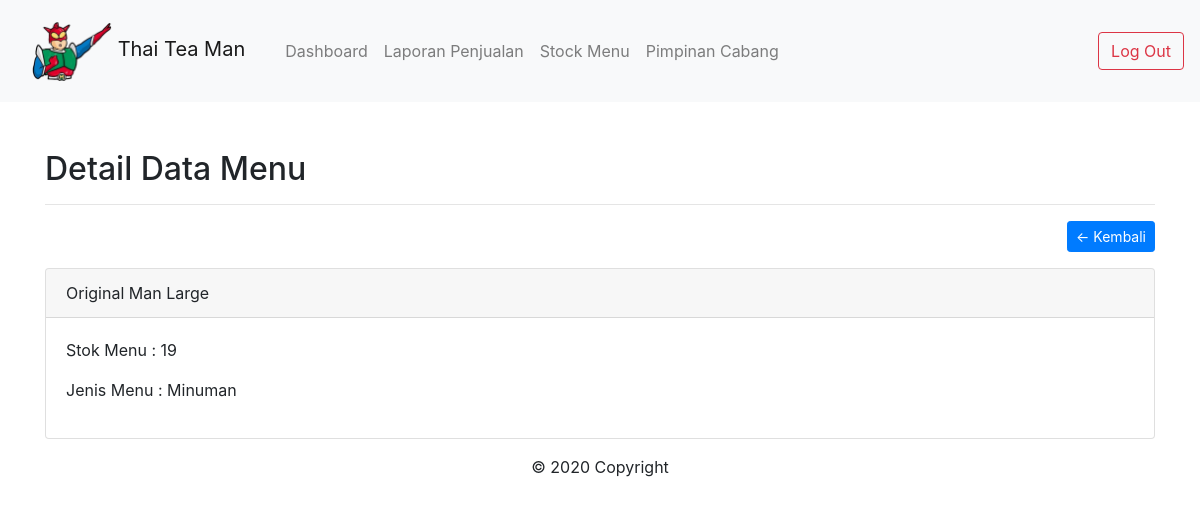
The app's page /admin/data-barang.php?h=detail&id=37 (signed in) with its own data.
### tables this page shows
CREATE TABLE `tb_stock` (
  `id_user` int(11) NOT NULL,
  `id_barang` int(11) NOT NULL,
  `stock` bigint(20) NOT NULL DEFAULT '0'
);

CREATE TABLE `tb_barang` (
  `id` int(11) NOT NULL,
  `nama_barang` varchar(255) NOT NULL,
  `jenis_barang` varchar(255) NOT NULL,
  `harga` int(100) NOT NULL
);

### admin/includes/detail.php (the view)
<div class="container mt-5">
	<h2>Detail Data Menu </h2>
	<hr>
	<a href="data-barang.php" class="btn btn-primary btn-sm float-right">&larr; Kembali</a>
	<div class="clearfix"></div>
	<?php
		$sql = $conn->query("SELECT * FROM tb_barang b JOIN tb_stock s ON b.id= s.id_barang WHERE b.id = '".$_GET['id']."' AND s.id_user = $id_kasir");
		$data = $sql->fetch_assoc();
	?>
	<div class="card mt-3">
		<div class="card-header">
			<?= $data['nama_barang'] ?>
		</div>
		<div class="card-body">
			<p>Stok Menu : <?= $data['stock'] ?></p>
			<p>Jenis Menu : <?= $data['jenis_barang'] ?></p>
		</div>
	</div>
</div>

### records on screen
tb_stock: id_barang.nama_barang "Original Man Large", stock "19", id_barang.jenis_barang "Minuman"
